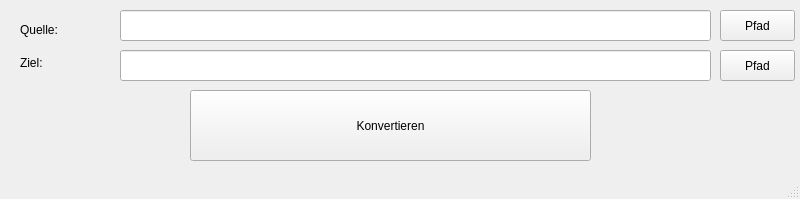
<?xml version="1.0" encoding="UTF-8"?>
<ui version="4.0">
 <class>MainWindow</class>
 <widget class="QMainWindow" name="MainWindow">
  <property name="geometry">
   <rect>
    <x>0</x>
    <y>0</y>
    <width>800</width>
    <height>199</height>
   </rect>
  </property>
  <property name="windowTitle">
   <string>MainWindow</string>
  </property>
  <widget class="QWidget" name="centralwidget">
   <widget class="QLabel" name="label_2">
    <property name="geometry">
     <rect>
      <x>20</x>
      <y>53</y>
      <width>61</width>
      <height>20</height>
     </rect>
    </property>
    <property name="styleSheet">
     <string notr="true">font: 14pt &quot;Comic Sans MS&quot;;</string>
    </property>
    <property name="text">
     <string>Ziel:</string>
    </property>
   </widget>
   <widget class="QLabel" name="label_3">
    <property name="geometry">
     <rect>
      <x>20</x>
      <y>20</y>
      <width>61</width>
      <height>20</height>
     </rect>
    </property>
    <property name="styleSheet">
     <string notr="true">font: 14pt &quot;Comic Sans MS&quot;;</string>
    </property>
    <property name="text">
     <string>Quelle:</string>
    </property>
   </widget>
   <widget class="QLineEdit" name="quelleLineEdit">
    <property name="geometry">
     <rect>
      <x>120</x>
      <y>10</y>
      <width>591</width>
      <height>31</height>
     </rect>
    </property>
    <property name="styleSheet">
     <string notr="true">font: 14pt &quot;Comic Sans MS&quot;;</string>
    </property>
   </widget>
   <widget class="QLineEdit" name="zielLineEdit">
    <property name="geometry">
     <rect>
      <x>120</x>
      <y>50</y>
      <width>591</width>
      <height>31</height>
     </rect>
    </property>
    <property name="styleSheet">
     <string notr="true">font: 14pt &quot;Comic Sans MS&quot;;</string>
    </property>
   </widget>
   <widget class="QPushButton" name="convertButton">
    <property name="geometry">
     <rect>
      <x>190</x>
      <y>90</y>
      <width>401</width>
      <height>71</height>
     </rect>
    </property>
    <property name="styleSheet">
     <string notr="true">font: 48pt &quot;Comic Sans MS&quot;;</string>
    </property>
    <property name="text">
     <string>Konvertieren</string>
    </property>
   </widget>
   <widget class="QPushButton" name="quelleButton">
    <property name="geometry">
     <rect>
      <x>720</x>
      <y>10</y>
      <width>75</width>
      <height>31</height>
     </rect>
    </property>
    <property name="styleSheet">
     <string notr="true">font: 14pt &quot;Comic Sans MS&quot;;</string>
    </property>
    <property name="text">
     <string>Pfad</string>
    </property>
   </widget>
   <widget class="QPushButton" name="zielButton">
    <property name="geometry">
     <rect>
      <x>720</x>
      <y>50</y>
      <width>75</width>
      <height>31</height>
     </rect>
    </property>
    <property name="styleSheet">
     <string notr="true">font: 14pt &quot;Comic Sans MS&quot;;</string>
    </property>
    <property name="text">
     <string>Pfad</string>
    </property>
   </widget>
  </widget>
  <widget class="QStatusBar" name="statusbar"/>
 </widget>
 <resources/>
 <connections/>
 <slots>
  <slot>zielButton_clicked()</slot>
  <slot>quelleButton_clicked()</slot>
 </slots>
</ui>
